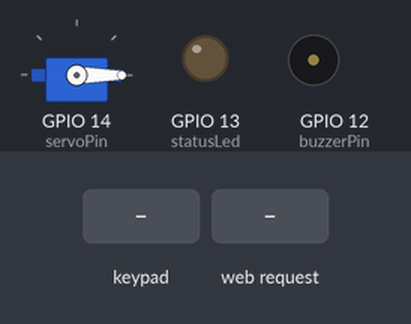
This sketch was run on a simulated ESP8266 (NodeMCU). Shown: servo, output pins drawn as LEDs (lit = HIGH), buzzer (waves = sounding, pin HIGH). The test bench sets the inputs (shaded band). WiFi joins after 1.5 s; servers stay silent unless stated; what the sketch prints to the serial monitor is not drawn.

Above: at 2.7 s.
2.8 s: keypad keys 1 2 3 4 pressed 0.4 s apart
At 5.0 s:
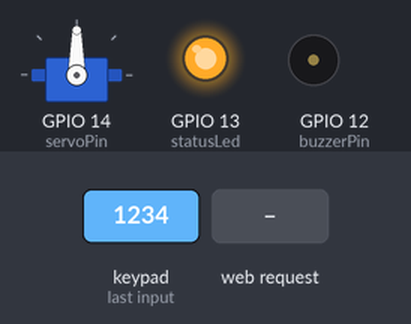
5.9 s: key 'A' pressed
8.9 s: key 'B' pressed
11.2 s: keypad keys 1 2 3 4 # pressed 0.4 s apart
At 11.78 s:
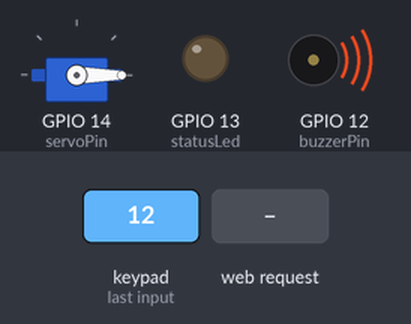
14.8 s: HTTP request GET /LOCK=OVERRIDE received
At 15.2 s:
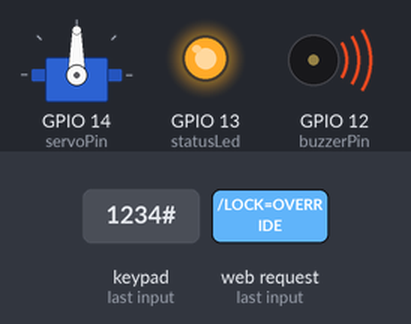
16.8 s: key 'C' pressed
At 20.55 s:
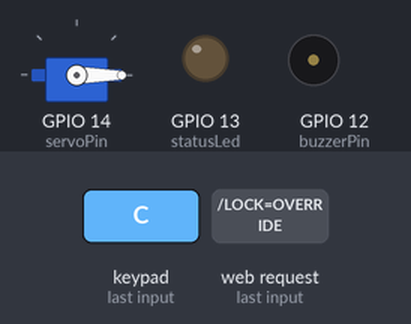
Timing chart, 0 to 20.8 s (numbered marks = the images above; inputs shaded):
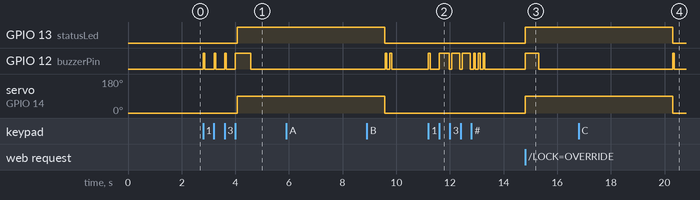

Measured:
- after the input at 2.8 s, GPIO 13 (statusLed): LOW → HIGH after 1.3 s; GPIO 12 (buzzerPin): goes 3 × (HIGH 0.06 s, LOW 0.34 s), HIGH 0.56 s, then LOW, starting at once; servo on GPIO 14 (servoPin): 0° → 90° after 1.3 s
- after the input at 5.9 s, every drawn part: stays the same
- after the input at 14.8 s, GPIO 13 (statusLed): LOW → HIGH at once; GPIO 12 (buzzerPin): LOW → HIGH at once, → LOW 0.50 s later; servo on GPIO 14 (servoPin): 0° → 90° at once
- after the input at 16.8 s, GPIO 12 (buzzerPin): LOW → HIGH after 3.5 s, → LOW 0.06 s later

The sketch:

zaritech_secure_lock.ino
```cpp
// (licence header left out)
#include <ESP8266WiFi.h>
#include <Servo.h>
#include <Keypad.h>

// Enterprise Network Credentials
const char* ssid = "ZARITECH_SECURE_WIFI";
const char* password = "ZARITECH_ENTERPRISE_PASS";

// Cryptographic Access Token Configuration
const int PASSWORD_LENGTH = 4;
char masterPassword[PASSWORD_LENGTH] = {'1', '2', '3', '4'};
char enteredPassword[PASSWORD_LENGTH];
int inputCounter = 0;

// Keypad Structural Topology Map
const byte ROWS = 4;
const byte COLS = 4;
char hexaKeys[ROWS][COLS] = {
  {'1','2','3','A'},
  {'4','5','6','B'},
  {'7','8','9','C'},
  {'*','0','#','D'}
};
byte rowPins[ROWS] = {16, 5, 4, 0};   // D0, D1, D2, D3
byte colPins[COLS] = {2, 3, 1, 15};   // D4, RX, TX, D8

Keypad customKeypad = Keypad(makeKeymap(hexaKeys), rowPins, colPins, ROWS, COLS);

// Actuator Instantiation
Servo lockServo;
const int servoPin = 14;  // D5
const int buzzerPin = 12; // D6
const int statusLed = 13; // D7

WiFiServer securityServer(80);
String systemSecureState = "SECURED_LOCKED";

void setup() {
  Serial.begin(115200);

  // Initialize Control Peripherals
  pinMode(buzzerPin, OUTPUT);
  pinMode(statusLed, OUTPUT);
  digitalWrite(buzzerPin, LOW);
  digitalWrite(statusLed, LOW);

  // Bind Mechanical Servo Node & Return to Safe Baseline Home
  lockServo.attach(servoPin);
  lockServo.write(0); // 0 Degrees = Secure Bolt Locked state

  Serial.println("\n[ZARITECH SYSTEM] Initializing Access Control Substrate...");

  // Establish Network Matrix
  WiFi.begin(ssid, password);
  while (WiFi.status() != WL_CONNECTED) {
    delay(500);
    Serial.print(".");
  }

  securityServer.begin();
  Serial.println("\n[ZARITECH SYSTEM] Security Loop Active. Awaiting Authentication...");
}

void loop() {
  // Read Matrix Keypad Interconnect Bus
  char pressedKey = customKeypad.getKey();

  if (pressedKey) {
    executeAcousticChime(60); // Haptic feedback chime
    Serial.print("[ZARITECH ENTRY] Key Token Logged: ");
    Serial.println(pressedKey);

    if (pressedKey == '#') { // System Reset Command
      resetInputBuffer();
    } else {
      enteredPassword[inputCounter] = pressedKey;
      inputCounter++;

      if (inputCounter == PASSWORD_LENGTH) {
        verifyCryptographicToken();
      }
    }
  }

  // Monitor Remote Administrator Commands over Wi-Fi
  WiFiClient client = securityServer.available();
  if (!client) return;

  String request = client.readStringUntil('\r');
  client.flush();

  if (request.indexOf("/LOCK=OVERRIDE") != -1) {
    engageLockRelease();
  }

  serveSecurityDashboard(client);
  delay(1);
}

// Token Verification Subroutine
void verifyCryptographicToken() {
  bool tokenMatch = true;
  for (int i = 0; i < PASSWORD_LENGTH; i++) {
    if (enteredPassword[i] != masterPassword[i]) {
      tokenMatch = false;
    }
  }

  if (tokenMatch) {
    engageLockRelease();
  } else {
    systemSecureState = "ACCESS_DENIED_ALARM";
    Serial.println("[ZARITECH WARNING] Cryptographic Mismatch! Access Denied.");
    for (int r = 0; r < 3; r++) {
      executeAcousticChime(300);
      delay(100);
    }
    resetInputBuffer();
  }
}

// Unlock Matrix Execution Routine
void engageLockRelease() {
  systemSecureState = "AUTHORIZED_UNLOCKED";
  Serial.println("[ZARITECH SYSTEM] Access Token Verified. Disengaging Mechanical Lock...");
  digitalWrite(statusLed, HIGH);
  lockServo.write(90); // Rotate 90 Degrees to release secure bolt
  executeAcousticChime(500);

  delay(5000); // Hold perimeter entry point open for 5 seconds

  lockServo.write(0); // Re-engage lock
  digitalWrite(statusLed, LOW);
  systemSecureState = "SECURED_LOCKED";
  resetInputBuffer();
}

void resetInputBuffer() {
  inputCounter = 0;
  Serial.println("[ZARITECH SYSTEM] Local Entry Buffer Cleared.");
}

void executeAcousticChime(int durationMs) {
  digitalWrite(buzzerPin, HIGH);
  delay(durationMs);
  digitalWrite(buzzerPin, LOW);
}

// Enterprise Remote Admin Interface Renderer
void serveSecurityDashboard(WiFiClient& client) {
  client.println("HTTP/1.1 200 OK");
  client.println("Content-Type: text/html");
  client.println("Connection: close");
  client.println("");

  client.println("<!DOCTYPE HTML><html><head><meta name=\"viewport\" content=\"width=device-width, initial-scale=1\">");
  client.println("<title>Zaritech Secure Entry Node</title>");
  client.println("<style>body{font-family:Arial,sans-serif; text-align:center; background-color:#020617; color:#f1f5f9;}");
  client.println(".panel{max-width:550px; margin:50px auto; padding:30px; background:#0f172a; border-radius:6px; border: 1px solid #ef4444;}");
  client.println(".state{font-size:24px; font-weight:bold; color:#ef4444; margin:20px 0;} .state-ok{color:#22c55e;}");
  client.println(".override-btn{display:inline-block; padding:12px 24px; background:#dc2626; color:#fff; text-decoration:none; border-radius:4px; font-weight:bold;}</style></head>");

  client.println("<body><div class=\"panel\">");
  client.println("<h1>Zaritech Secure Access Hub</h1>");
  client.println("<p>Infrastructure Core: <strong>Zaritech Dynamics</strong></p><hr>");
  client.println("<p>Node Lock Status Status:</p>");
  if (systemSecureState == "SECURED_LOCKED") {
    client.println("<div class=\"state\">SYSTEM LOCKED</div>");
  } else {
    client.println("<div class=\"state state-ok\">ACCESS OPENED</div>");
  }
  client.println("<a href=\"/LOCK=OVERRIDE\" class=\"override-btn\">REMOTE OVERRIDE UNLOCK</a>");
  client.println("</div></body></html>");
}
```
